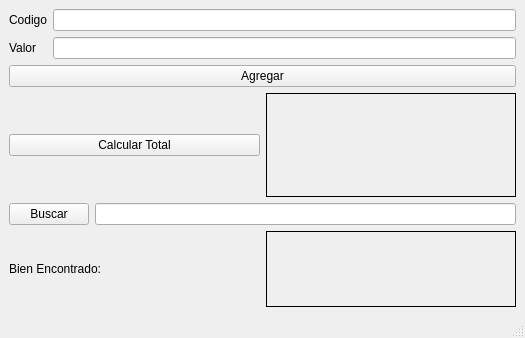
<?xml version="1.0" encoding="UTF-8"?>
<ui version="4.0">
 <class>MainWindow</class>
 <widget class="QMainWindow" name="MainWindow">
  <property name="geometry">
   <rect>
    <x>0</x>
    <y>0</y>
    <width>525</width>
    <height>338</height>
   </rect>
  </property>
  <property name="windowTitle">
   <string>MainWindow</string>
  </property>
  <widget class="QWidget" name="centralwidget">
   <layout class="QVBoxLayout" name="verticalLayout_7">
    <item>
     <layout class="QVBoxLayout" name="verticalLayout_6">
      <item>
       <layout class="QVBoxLayout" name="verticalLayout_3">
        <item>
         <layout class="QHBoxLayout" name="horizontalLayout">
          <item>
           <layout class="QVBoxLayout" name="verticalLayout_2">
            <item>
             <widget class="QLabel" name="label">
              <property name="text">
               <string>Codigo</string>
              </property>
             </widget>
            </item>
            <item>
             <widget class="QLabel" name="label_2">
              <property name="text">
               <string>Valor</string>
              </property>
             </widget>
            </item>
           </layout>
          </item>
          <item>
           <layout class="QVBoxLayout" name="verticalLayout">
            <item>
             <widget class="QLineEdit" name="codigoLineEdit"/>
            </item>
            <item>
             <widget class="QLineEdit" name="valorLineEdit"/>
            </item>
           </layout>
          </item>
         </layout>
        </item>
        <item>
         <widget class="QPushButton" name="agregarButton">
          <property name="text">
           <string>Agregar</string>
          </property>
         </widget>
        </item>
       </layout>
      </item>
      <item>
       <layout class="QVBoxLayout" name="verticalLayout_5">
        <item>
         <layout class="QHBoxLayout" name="horizontalLayout_3">
          <item>
           <widget class="QPushButton" name="calcularTotalButton">
            <property name="text">
             <string>Calcular Total</string>
            </property>
           </widget>
          </item>
          <item>
           <widget class="QLabel" name="mostrarTotalLabel">
            <property name="frameShape">
             <enum>QFrame::Box</enum>
            </property>
            <property name="text">
             <string/>
            </property>
           </widget>
          </item>
         </layout>
        </item>
        <item>
         <layout class="QVBoxLayout" name="verticalLayout_4">
          <item>
           <layout class="QHBoxLayout" name="horizontalLayout_2">
            <item>
             <widget class="QPushButton" name="buscarButton">
              <property name="text">
               <string>Buscar</string>
              </property>
             </widget>
            </item>
            <item>
             <widget class="QLineEdit" name="bienParaBuscarLineEdit"/>
            </item>
           </layout>
          </item>
          <item>
           <layout class="QHBoxLayout" name="horizontalLayout_4">
            <item>
             <widget class="QLabel" name="label_3">
              <property name="text">
               <string>Bien Encontrado:</string>
              </property>
             </widget>
            </item>
            <item>
             <widget class="QLabel" name="bienEncontradoLabel">
              <property name="frameShape">
               <enum>QFrame::Box</enum>
              </property>
              <property name="text">
               <string/>
              </property>
             </widget>
            </item>
           </layout>
          </item>
         </layout>
        </item>
       </layout>
      </item>
     </layout>
    </item>
   </layout>
  </widget>
  <widget class="QMenuBar" name="menubar">
   <property name="geometry">
    <rect>
     <x>0</x>
     <y>0</y>
     <width>525</width>
     <height>21</height>
    </rect>
   </property>
  </widget>
  <widget class="QStatusBar" name="statusbar"/>
 </widget>
 <resources/>
 <connections/>
</ui>
